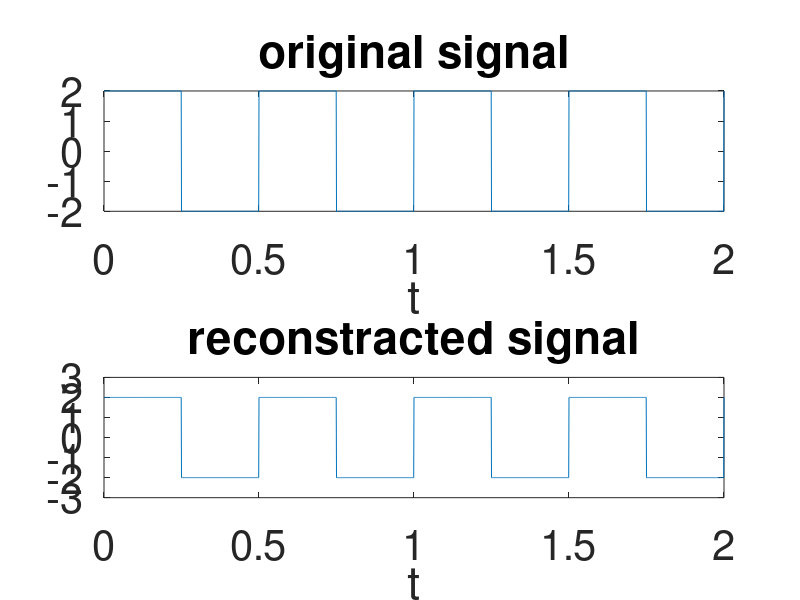
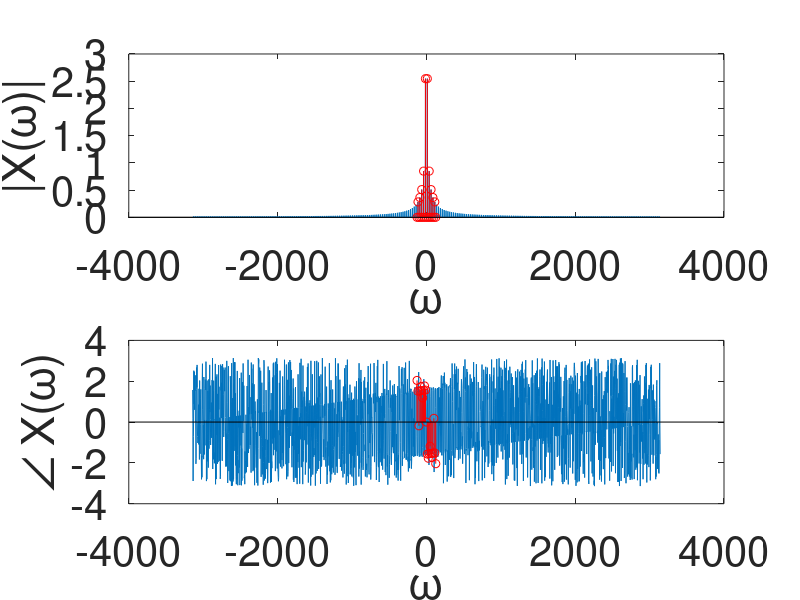
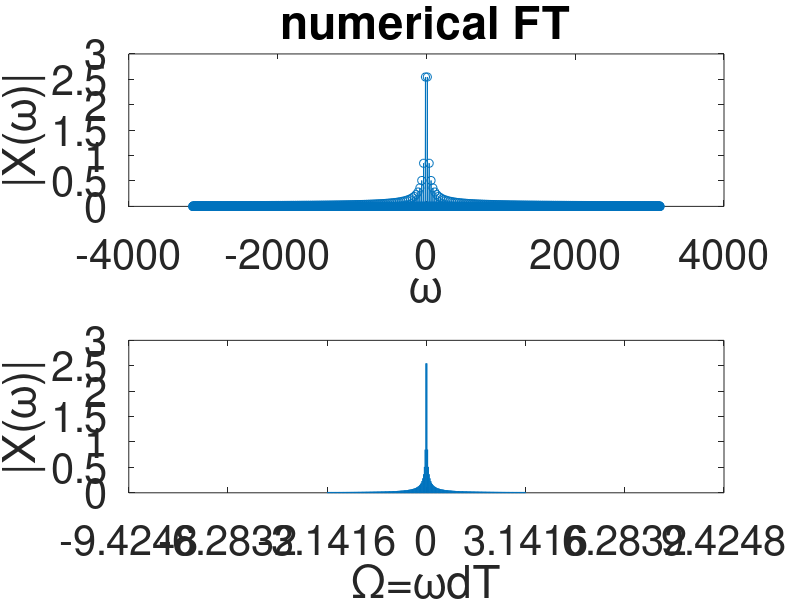

These figures' MATLAB source, in order: (Note: this script raises an error after producing the figures.)
close all
clear all
clc
set(0,'DefaultAxesFontSize',30);  % set the font size of plot window 

%%
%  dT=0.0001;
dT=0.001;
t = 0:dT:2; % Time vector 
f = 2; % Create a square wave of f Hz.
x = 2*square(2*pi*t*f);
figure (1)
subplot(211)
plot(t,x);
xlabel('t');
title('original signal')

%% FT
% freq_data_points=10;
% freq_data_points=100;
freq_data_points=length(x);
% freq_data_points=3*length(x);

time_spread=t(end)-t(1);
% w=linspace(-100,100,freq_data_points);
% w=linspace(-1000,1000,freq_data_points);


%%% digital freq Omega=w.dT is periodic from -pi to pi

w=linspace(-pi/dT,pi/dT,length(x));  
% w=linspace(-pi/dT,pi/dT,5*length(x));  
% w=linspace(-pi/dT,pi/dT,15*length(x)); 
% w=linspace(-2*pi/dT,2*pi/dT,length(x));
% w=linspace(-3*pi/dT,3*pi/dT,length(x)+1);
%
dw=w(2)-w(1);
for ii=1:length(w)
    X(ii)=trapz(t,x.*exp(-j*w(ii)*t));
end

% X1=fftshift(fft(x,length(w)))*dT;

%% FS

T=1/f;
w0=2*pi/T; 
k=-10:10;
for ii=1:length(k)
    Ck(ii)=(1/T)*trapz(t, x.*exp(-j*k(ii)*w0*t));
end


w0k=w0*k;
%

figure (2)
subplot(211)
plot(w,abs(X));
xlabel('\omega')
ylabel('|X(\omega)|')
hold on
stem(w0k,abs(Ck)*T,'r')

% hold on
% plot(w,abs(X1),'.');

subplot(212)
plot(w,angle(X));
xlabel('\omega')
ylabel('\angle X(\omega)')
hold on
stem(w0k,angle(Ck),'r')



%% signal reconstruction FT
x_reconstracted=zeros(1,length(t));

for ii=1:length(w)
    x_reconstracted=x_reconstracted+X(ii)*exp(j*w(ii)*t)*dw/2/pi;
end


%
figure(1)
subplot(212)
plot(t,x_reconstracted)
xlabel('t');
title('reconstracted signal')


figure (3)
subplot(211)
plot(w,abs(X),'o-');
xlabel('\omega')
ylabel('|X(\omega)|')
title('numerical FT');
% % discrete angular freq
Omega=w*dT;
subplot(212)
plot(Omega,abs(X));
xlabel('\Omega=\omegadT');
ylabel('|X(\omega)|')
xlim([-3*pi 3*pi]);
set(gca,'xtick',[-3*pi -2*pi -pi 0 pi 2*pi 3*pi],'xticklabels',...
    {'-3\pi','-2\pi','-\pi','0','\pi','2\pi','3\pi'});
